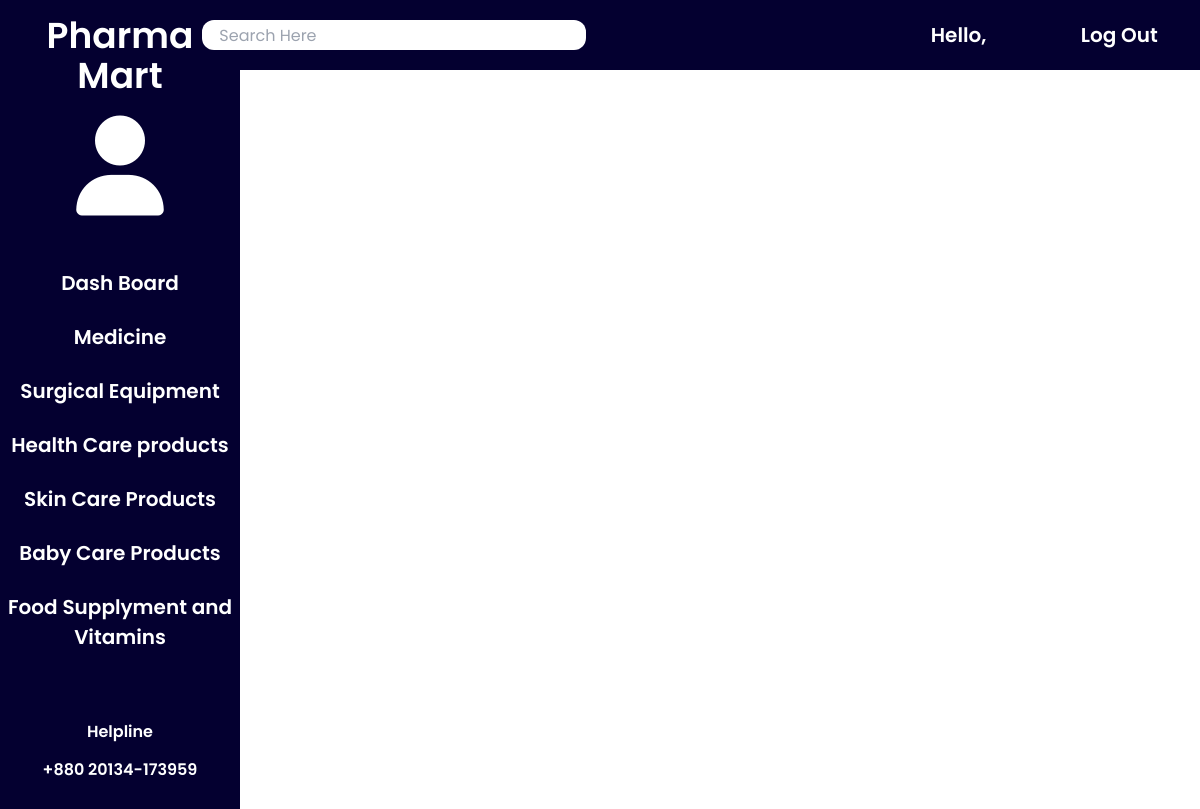
Page /Cu-medicine.php on the earlier database version.
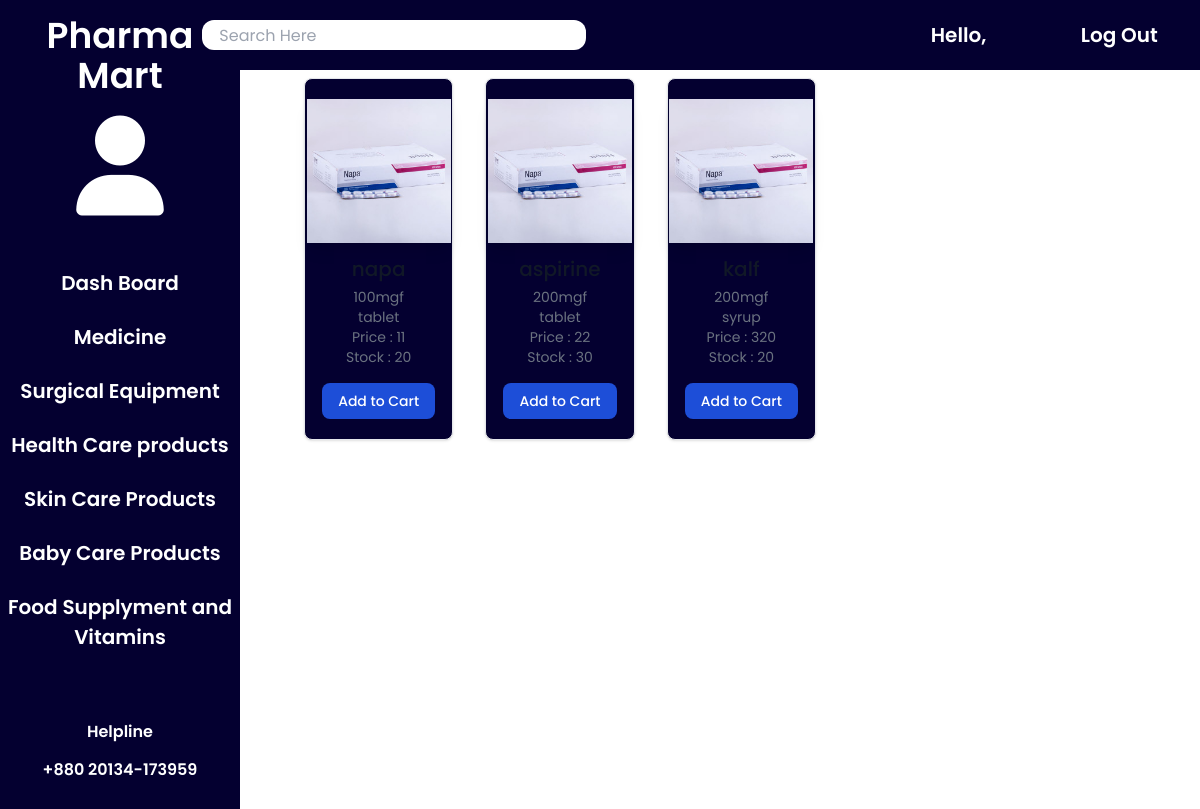
Same page on the later database version.
### tables this page shows
CREATE TABLE `medicine` (
  `medicine_name` varchar(20) NOT NULL,
  `dosage` varchar(50) DEFAULT NULL,
  `mgf` date NOT NULL,
  `exp` date NOT NULL,
  `category` varchar(80) NOT NULL,
  `quantity` int(80) NOT NULL,
  `base_price` varchar(80) NOT NULL,
  `sell_price` varchar(80) NOT NULL,
  `company_id` int(80) NOT NULL,
  `provider_id` int(11) DEFAULT NULL,
  `type` varchar(100) DEFAULT NULL
);

### Cu-medicine.php (the view, shortened to what this page needs)
<?php
    include('db_connect.php');
    $sql = "SELECT* FROM medicine WHERE category LIKE 'Medicine'";
    $result = mysqli_query($conn,$sql);
?>
<!doctype html>
<html>
<head>
    <script src="https://cdn.tailwindcss.com"></script>
    <link rel="stylesheet" href="../css/all.min.css">
    <script src="js/tailwind.config.js"></script>
</head>
<body class="m-0 p-0 font-pop">
    <div class="flex">
        <div class="w-1/5 bg-navy text-white font-semibold text-center pt-4">
            <h3 class="text-4xl pb-5">Pharma Mart</h3>
            <i class="fa-solid fa-user text-white text-[100px]"></i>
            <nav class="">
                <ul class="flex pt-10 flex-col text-20">
                    <a href="CustomerDashboard.php">
                        <li class="block  hover:bg-li-navy hover:ease-in py-3 ease-out duration-400"> Dash Board</li>
                    </a>
                    <a href="Cu-medicine.php">
                        <li class="block  hover:bg-li-navy hover:ease-in py-3 ease-out duration-400">Medicine</li>
                    </a>
                    <a href="Cu-surgicalEquipment.php">
                        <li class="block  hover:bg-li-navy hover:ease-in py-3 ease-out duration-400">Surgical Equipment
                        </li>
                    </a>
                    <a href="Cu-healthcare.php">
                        <li class="block  hover:bg-li-navy hover:ease-in py-3 ease-out duration-400">Health Care
                            products</li>
                    </a>
                    <a href="Cu-Skincare.php">
                        <li class="block  hover:bg-li-navy hover:ease-in py-3 ease-out duration-400">Skin Care Products
                        </li>
                    </a>
                    <a href="Cu-babycare.php">
                        <li class="block  hover:bg-li-navy hover:ease-in py-3 ease-out duration-400">Baby Care Products
                        </li>
                    </a>
                    <a href="Cu-Supplyment&Vitamin.php">
                        <li class="block  hover:bg-li-navy hover:ease-in py-3 ease-out duration-400">Food Supplyment and
                            Vitamins</li>
                    </a>
                </ul>
            </nav>
            <h2 class="pt-14 pb-1.5">Helpline</h2>
            <h3 class="pt-2 pb-20">+880 20134-173959</h3>
        </div>
        <div class="w-4/5">
            <div class="w-auto bg-navy flex justify-around p-5 text-white ">
                <input type="text" class="w-96 rounded-xl h-[30px] font-normal ml-[-80px]"
                    placeholder="    Search Here">
                <h1 class="font-semibold text-20 ml-[300px]">Hello, </h1>
                <a href="Cu-logout.php" class="font-semibold text-20 ml-[50px]">Log Out</a>
            </div>
            <div class="flex mt-2 ml-16 justify-start flex-wrap gap-8">
                <?php
                while($row = mysqli_fetch_assoc($result)){
                ?>
                    <div class="w-1/6 border duration-700 ease-in-out rounded-lg shadow bg-navy hover:bg-li-navy">
                        <div class="flex flex-col items-center py-5">
                            <img class="block w-36 h-36 mb-3 shadow-lg" src="./images/napa.jpg"
                                alt="Bonnie image" />
                            <h5 class="mb-1 text-xl font-medium text-gray-900 dark:text-white"><?php echo $row['medicine_name'] ?></h5>
                            <span class="text-sm text-gray-500 dark:text-gray-400"><?php echo $row['dosage'] ?>mgf</span>
                            <span class="text-sm text-gray-500 dark:text-gray-400"><?php echo $row['type'] ?></span>
                            <span class="text-sm text-gray-500 dark:text-gray-400">Price : <?php echo $row['sell_price'] ?></span>
                            <span class="text-sm text-gray-500 dark:text-gray-400">Stock : <?php echo $row['quantity'] ?></span>
                            <div class="flex mt-4">
                                <a href="#" class="inline-flex items-center px-4 py-2 text-sm font-medium text-center text-white bg-blue-700 rounded-lg hover:bg-blue-800 focus:ring-4 focus:outline-none focus:ring-blue-300 dark:bg-blue-600 dark:hover:bg-blue-700 dark:focus:ring-blue-800">Add to Cart</a>
                            </div>
                        </div>
                    </div>
                <?php } ?>
            </div>
        </div>
</body>
</html>

Differences in the rows shown:
added medicine: dosage "100", type "tablet", sell_price "11", quantity "20"
added medicine: dosage "200", type "tablet", sell_price "22", quantity "30"
added medicine: dosage "200", type "syrup", sell_price "320", quantity "20"
